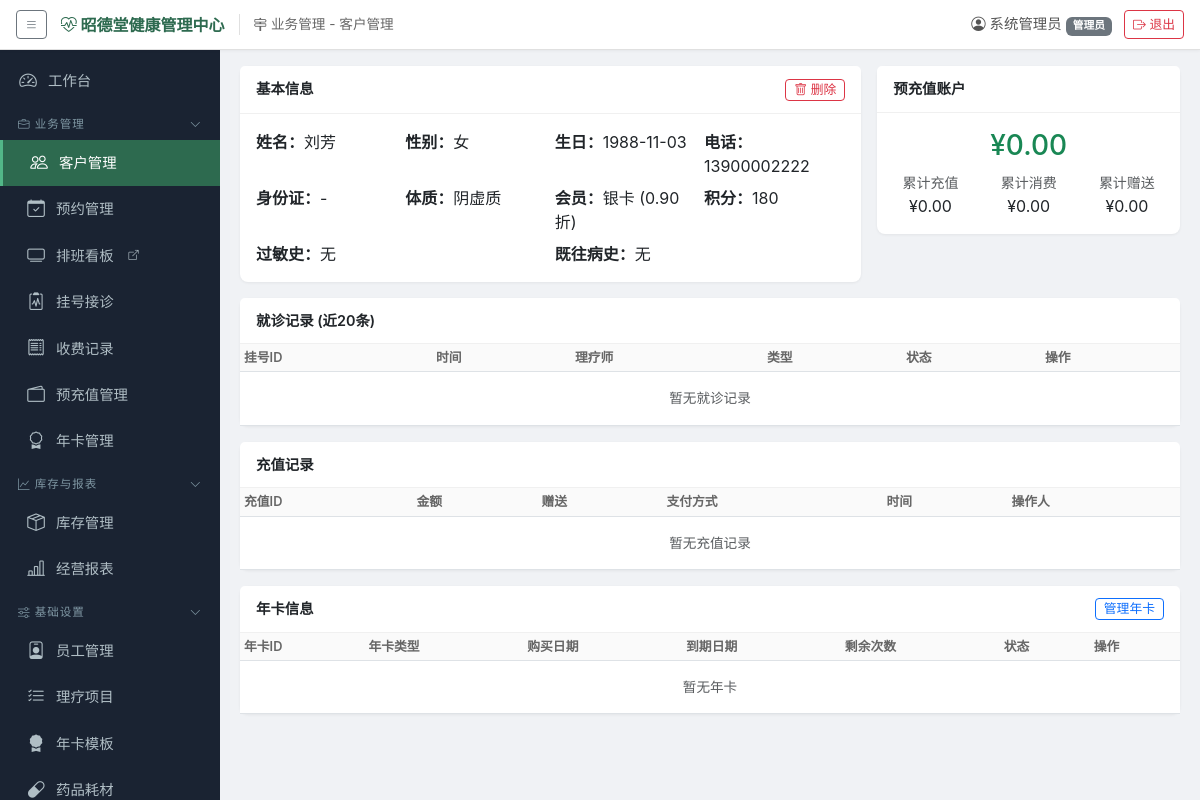
Page /customer/2 (signed in) on the committed database.
### models.py (models this page shows, shortened)
class SystemConfig(db.Model):
    __tablename__ = 'system_configs'
    id = db.Column(db.Integer, primary_key=True)
    key = db.Column(db.String(100), unique=True, nullable=False)
    value = db.Column(db.String(500))
    description = db.Column(db.String(200))

class User(UserMixin, db.Model):
    __tablename__ = 'users'
    id = db.Column(db.Integer, primary_key=True)
    username = db.Column(db.String(50), unique=True, nullable=False)
    password_hash = db.Column(db.String(256), nullable=False)
    display_name = db.Column(db.String(50), nullable=False)
    role = db.Column(db.String(20), nullable=False, default='前台')  # 管理员/前台/理疗师/库管
    is_active_user = db.Column(db.Boolean, default=True)
    created_at = db.Column(db.DateTime, default=datetime.now)

class Customer(db.Model):
    __tablename__ = 'customers'
    id = db.Column(db.Integer, primary_key=True)
    name = db.Column(db.String(50), nullable=False)
    gender = db.Column(db.String(10))
    birthday = db.Column(db.Date)
    phone = db.Column(db.String(20))
    id_card = db.Column(db.String(20))
    address = db.Column(db.String(200))
    constitution_type = db.Column(db.String(20))  # 九种体质
    allergy_history = db.Column(db.Text)
    medical_history = db.Column(db.Text)
    referrer = db.Column(db.String(50))
    member_level = db.Column(db.String(20), default='普通')  # 普通/银卡/金卡/钻石
    member_discount = db.Column(db.Numeric(3, 2), default=1.00)
    points = db.Column(db.Integer, default=0)
    is_deleted = db.Column(db.Boolean, default=False)  # 软删除
    is_frozen = db.Column(db.Boolean, default=False)  # 冻结
    created_at = db.Column(db.DateTime, default=datetime.now)
    prepaid_account = db.relationship('PrepaidAccount', backref='customer', uselist=False)
    appointments = db.relationship('Appointment', backref='customer', lazy='dynamic')
    registrations = db.relationship('Registration', backref='customer', lazy='dynamic')
    charges = db.relationship('ChargeRecord', backref='customer', lazy='dynamic')

class PrepaidAccount(db.Model):
    __tablename__ = 'prepaid_accounts'
    id = db.Column(db.Integer, primary_key=True)
    customer_id = db.Column(db.Integer, db.ForeignKey('customers.id'), unique=True, nullable=False)
    balance = db.Column(db.Numeric(12, 2), default=0)
    total_recharge = db.Column(db.Numeric(12, 2), default=0)
    total_consumed = db.Column(db.Numeric(12, 2), default=0)
    total_gift = db.Column(db.Numeric(12, 2), default=0)
    status = db.Column(db.String(20), default='正常')  # 正常/冻结
    version = db.Column(db.Integer, default=0)  # 乐观锁版本号

### app.py (the view)
@app.route('/customer/<int:cid>')
@login_required
def customer_detail(cid):
    c = _safe_get(Customer, cid, '客户')
    acct = PrepaidAccount.query.filter_by(customer_id=cid).first()
    regs = Registration.query.filter_by(customer_id=cid).order_by(Registration.reg_time.desc()).limit(20).all()
    recharges = RechargeRecord.query.filter_by(customer_id=cid).order_by(RechargeRecord.created_at.desc()).limit(20).all()
    charges = ChargeRecord.query.filter_by(customer_id=cid).order_by(ChargeRecord.created_at.desc()).limit(20).all()
    medicals = MedicalRecord.query.join(Registration).filter(Registration.customer_id == cid).order_by(
        MedicalRecord.created_at.desc()).limit(10).all()
    annual_cards = CustomerAnnualCard.query.filter_by(customer_id=cid).order_by(
        CustomerAnnualCard.created_at.desc()).all()
    for ac in annual_cards:
        _check_card_expired(ac)
    return render_template('customer_detail.html', customer=c, account=acct,
                           registrations=regs, recharges=recharges, charges=charges,
                           medicals=medicals, annual_cards=annual_cards)

### templates/customer_detail.html (shortened to what this page needs)
{% extends "base.html" %}
{% block content %}
<div class="row g-3 mb-3">
    <div class="col-md-8">
        <div class="card"><div class="card-header d-flex justify-content-between"><span>基本信息</span>
            {% if current_user.role == '管理员' %}
            <form method="POST" action="{{ url_for('customer_delete', cid=customer.id) }}" class="d-inline" onsubmit="return confirm('确定删除该客户？（软删除）')">
                <button class="btn btn-sm btn-outline-danger py-0"><i class="bi bi-trash"></i> 删除</button>
            </form>
            {% endif %}
        </div><div class="card-body">
            <div class="row g-2">
                <div class="col-md-3"><strong>姓名：</strong>{{ customer.name }}</div>
                <div class="col-md-3"><strong>性别：</strong>{{ customer.gender or '-' }}</div>
                <div class="col-md-3"><strong>生日：</strong>{{ customer.birthday or '-' }}</div>
                <div class="col-md-3"><strong>电话：</strong>{{ customer.phone or '-' }}</div>
                <div class="col-md-3"><strong>身份证：</strong>{{ customer.id_card or '-' }}</div>
                <div class="col-md-3"><strong>体质：</strong>{{ customer.constitution_type or '-' }}</div>
                <div class="col-md-3"><strong>会员：</strong>{{ customer.member_level }} ({{ customer.member_discount }}折)</div>
                <div class="col-md-3"><strong>积分：</strong>{{ customer.points }}</div>
                <div class="col-md-6"><strong>过敏史：</strong>{{ customer.allergy_history or '无' }}</div>
                <div class="col-md-6"><strong>既往病史：</strong>{{ customer.medical_history or '无' }}</div>
            </div>
        </div></div>
    </div>
    <div class="col-md-4">
        <div class="card"><div class="card-header">预充值账户</div><div class="card-body">
            {% if account %}
            <div class="text-center">
                <h3 class="text-success">¥{{ "%.2f"|format(account.balance) }}</h3>
                <div class="row text-center mt-2">
                    <div class="col-4"><small class="text-muted">累计充值</small><br>¥{{ "%.2f"|format(account.total_recharge) }}</div>
                    <div class="col-4"><small class="text-muted">累计消费</small><br>¥{{ "%.2f"|format(account.total_consumed) }}</div>
                    <div class="col-4"><small class="text-muted">累计赠送</small><br>¥{{ "%.2f"|format(account.total_gift) }}</div>
                </div>
            </div>
            {% else %}<div class="text-muted text-center">未开通预充值账户</div>{% endif %}
        </div></div>
    </div>
</div>
<div class="card mb-3"><div class="card-header">就诊记录 (近20条)</div><div class="card-body p-0">
<div class="table-responsive"><table class="table table-sm table-hover mb-0">
    <thead><tr><th>挂号ID</th><th>时间</th><th>理疗师</th><th>类型</th><th>状态</th><th>操作</th></tr></thead>
    <tbody>
    {% if not registrations %}<tr><td colspan="6" class="text-center text-muted py-3">暂无就诊记录</td></tr>{% endif %}
    </tbody>
</table></div></div></div>
<div class="card mb-3"><div class="card-header">充值记录</div><div class="card-body p-0">
<div class="table-responsive"><table class="table table-sm table-hover mb-0">
    <thead><tr><th>充值ID</th><th>金额</th><th>赠送</th><th>支付方式</th><th>时间</th><th>操作人</th></tr></thead>
    <tbody>
    {% if not recharges %}<tr><td colspan="6" class="text-center text-muted py-3">暂无充值记录</td></tr>{% endif %}
    </tbody>
</table></div></div></div>
<div class="card mb-3"><div class="card-header d-flex justify-content-between">
    <span>年卡信息</span>
    <a href="{{ url_for('annual_cards') }}" class="btn btn-sm btn-outline-primary py-0">管理年卡</a>
</div><div class="card-body p-0">
<div class="table-responsive"><table class="table table-sm table-hover mb-0">
    <thead><tr><th>年卡ID</th><th>年卡类型</th><th>购买日期</th><th>到期日期</th><th>剩余次数</th><th>状态</th><th>操作</th></tr></thead>
    <tbody>
    {% if not annual_cards %}<tr><td colspan="7" class="text-center text-muted py-3">暂无年卡</td></tr>{% endif %}
    </tbody>
</table></div></div></div>
{% endblock %}

### templates/base.html (shortened to what this page needs)
<!DOCTYPE html>
<html lang="zh-CN">
<head>
    <link href="{{ url_for('static', filename='vendor/bootstrap.min.css') }}" rel="stylesheet">
    <link href="{{ url_for('static', filename='vendor/bootstrap-icons.min.css') }}" rel="stylesheet">
    <link href="{{ url_for('static', filename='css/style.css') }}" rel="stylesheet">
</head>
<body>
{% if current_user.is_authenticated %}
<header class="global-topbar">
    <div class="topbar-left">
        <button class="btn btn-sm btn-outline-secondary" id="sidebarToggle" title="展开/收起导航">
            <i class="bi bi-list"></i>
        </button>
        <span class="site-title" title="可在 系统管理→系统配置 中修改系统名称">
            <i class="bi bi-heart-pulse"></i> {{ site_title }}
        </span>
        <span class="nav-path" id="navPath"> {% block page_title %}{% endblock %}</span>
    </div>
    <div class="topbar-right">
        <span class="user-info"><i class="bi bi-person-circle"></i> {{ current_user.display_name }}
            <small class="badge bg-secondary">{{ current_user.role }}</small></span>
        <a href="{{ url_for('logout') }}" class="btn btn-sm btn-outline-danger"><i class="bi bi-box-arrow-right"></i> 退出</a>
    </div>
</header>
<div class="d-flex" id="wrapper">
    <div class="sidebar" id="sidebar">
        <nav class="sidebar-nav">
            <a href="{{ url_for('dashboard') }}" class="nav-link {% if request.endpoint == 'dashboard' %}active{% endif %}">
                <i class="bi bi-speedometer2"></i> 工作台
            </a>
            <div class="nav-group" data-group="biz">
                <div class="nav-group-header"><span><i class="bi bi-briefcase"></i> 业务管理</span><i class="bi bi-chevron-down group-arrow"></i></div>
                <div class="nav-group-body">
                    <a href="{{ url_for('customers') }}" class="nav-link {% if request.endpoint and 'customer' in request.endpoint %}active{% endif %}">
                        <i class="bi bi-people"></i> 客户管理
                    </a>
                    <a href="{{ url_for('appointments') }}" class="nav-link {% if request.endpoint and 'appointment' in request.endpoint %}active{% endif %}">
                        <i class="bi bi-calendar-check"></i> 预约管理
                    </a>
                    {% if board_token %}
                    <a href="{{ url_for('board_schedule', token=board_token) }}" target="_blank" class="nav-link" title="在新窗口打开排班看板（可投屏展示）">
                        <i class="bi bi-tv"></i> 排班看板 <i class="bi bi-box-arrow-up-right" style="font-size:0.7em"></i>
                    </a>
                    {% endif %}
                    <a href="{{ url_for('registrations') }}" class="nav-link {% if request.endpoint and ('registration' in request.endpoint or 'medical' in request.endpoint or 'charge_register' in request.endpoint) %}active{% endif %}">
                        <i class="bi bi-clipboard2-pulse"></i> 挂号接诊
                    </a>
                    <a href="{{ url_for('charges') }}" class="nav-link {% if request.endpoint and 'charges' in request.endpoint %}active{% endif %}">
                        <i class="bi bi-receipt"></i> 收费记录
                    </a>
                    <a href="{{ url_for('prepaid') }}" class="nav-link {% if request.endpoint and 'prepaid' in request.endpoint %}active{% endif %}">
                        <i class="bi bi-wallet2"></i> 预充值管理
                    </a>
                    <a href="{{ url_for('annual_cards') }}" class="nav-link {% if request.endpoint and 'annual_card' in request.endpoint %}active{% endif %}">
                        <i class="bi bi-award"></i> 年卡管理
                    </a>
                </div>
            </div>
            <div class="nav-group" data-group="stock">
                <div class="nav-group-header"><span><i class="bi bi-graph-up"></i> 库存与报表</span><i class="bi bi-chevron-down group-arrow"></i></div>
                <div class="nav-group-body">
                    <a href="{{ url_for('inventory') }}" class="nav-link {% if request.endpoint and 'inventory' in request.endpoint %}active{% endif %}">
                        <i class="bi bi-box-seam"></i> 库存管理
                    </a>
                    <a href="{{ url_for('reports') }}" class="nav-link {% if request.endpoint and 'report' in request.endpoint %}active{% endif %}">
                        <i class="bi bi-bar-chart-line"></i> 经营报表
                    </a>
                </div>
            </div>
            {% if current_user.role == '管理员' or current_user.role == '库管' %}
            <div class="nav-group" data-group="settings">
                <div class="nav-group-header"><span><i class="bi bi-sliders"></i> 基础设置</span><i class="bi bi-chevron-down group-arrow"></i></div>
                <div class="nav-group-body">
                    {% if current_user.role == '管理员' %}
                    <a href="{{ url_for('settings_employees') }}" class="nav-link {% if request.endpoint and 'settings_employees' in request.endpoint %}active{% endif %}">
                        <i class="bi bi-person-badge"></i> 员工管理
                    </a>
                    <a href="{{ url_for('settings_items') }}" class="nav-link {% if request.endpoint and 'settings_items' in request.endpoint %}active{% endif %}">
                        <i class="bi bi-list-check"></i> 理疗项目
                    </a>
                    <a href="{{ url_for('settings_annual_card_templates') }}" class="nav-link {% if request.endpoint and 'annual_card_template' in request.endpoint %}active{% endif %}">
                        <i class="bi bi-award-fill"></i> 年卡模板
                    </a>
                    {% endif %}
                    {% if current_user.role in ['管理员', '库管'] %}
                    <a href="{{ url_for('settings_medicines') }}" class="nav-link {% if request.endpoint and 'settings_medicines' in request.endpoint %}active{% endif %}">
                        <i class="bi bi-capsule"></i> 药品耗材
                    </a>
                    {% endif %}
                </div>
            </div>
            {% endif %}
        </nav>
    </div>
    <div class="main-content">
        <div class="content-area">
            {% block content %}{% endblock %}
        </div>
    </div>
</div>
{% else %}
{% block auth_content %}{% endblock %}
{% endif %}
</body>
</html>

### rows in the picture
SystemConfig: value "昭德堂健康管理中心"
User: display_name "系统管理员", role "管理员"
Customer: name "刘芳", gender "女", birthday "1988-11-03", phone "13900002222", constitution_type "阴虚质", member_level "银卡", member_discount "0.90", points "180", allergy_history "无", medical_history "无"
PrepaidAccount: balance "0.00", total_recharge "0.00", total_consumed "0.00", total_gift "0.00"

### other values in the picture
{{ customer.id_card or '-' }} "-"
